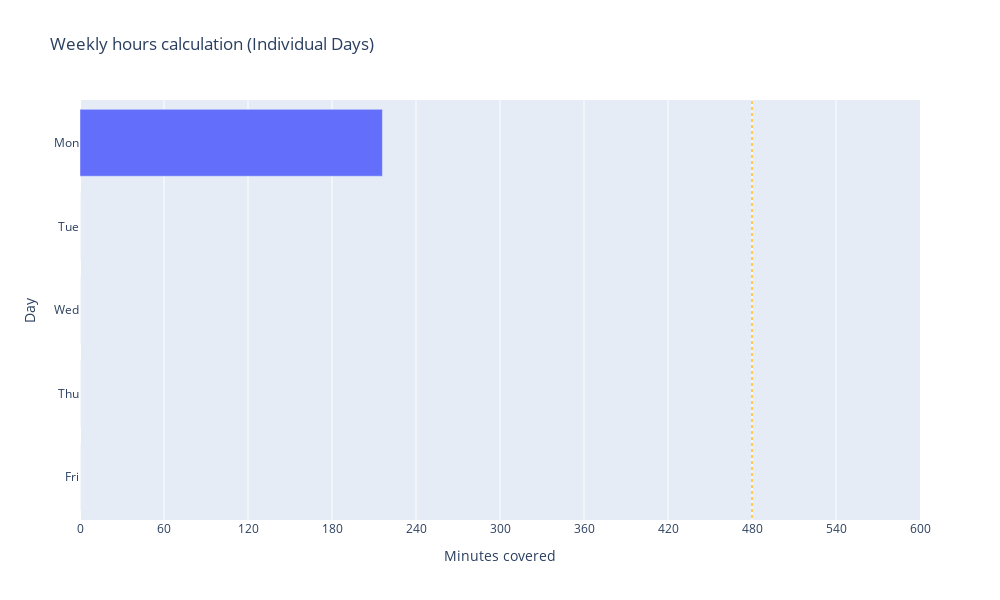

Notebook code cell kept with this figure:
### Code cell
fig = go.Figure(go.Bar(
            x=days_df['minutes_covered'],
            y=days_df['day'],
            orientation='h'))

# Recommended: 480 minutes
fig.add_shape(
        dict(
            type="line",
            x0=MAX_MINUTES_RECOMMENDED,
            x1=MAX_MINUTES_RECOMMENDED,
            y0=-0.5,
            y1=4.5,
            line=dict(
                color="Red",
                width=2,
                dash="dot"
            )
))

# Average time to cover
fig.add_shape(
        dict(
            type="line",
            x0=avg_minutes,
            x1=avg_minutes,
            y0=-0.5,
            y1=4.5,
            line=dict(
                color="#FECB52",
                width=2,
                dash="dot"
            ),
))

fig.update_layout(
    title_text='Weekly hours calculation (Individual Days)',
    xaxis_title='Minutes covered',
    yaxis_title='Day',
    yaxis=dict(autorange="reversed"),
    width=1000,
    height=600,
    xaxis = dict(
      range=[0,600],
        tick0 = 0,
        dtick = 60
    )
)

fig.show()

### Figure 1 — Plotly figure (JSON) as saved in the notebook; plotly's stock layout.template omitted (floating-point values rounded to 4 significant figures)
{"data": [{"orientation": "h", "type": "bar", "x": [216, 0, 0, 0, 0], "y": ["Mon", "Tue", "Wed", "Thu", "Fri"]}], "layout": {"height": 600, "shapes": [{"line": {"color": "Red", "dash": "dot", "width": 2}, "type": "line", "x0": 480, "x1": 480, "y0": -0.5, "y1": 4.5}, {"line": {"color": "#FECB52", "dash": "dot", "width": 2}, "type": "line", "x0": 480, "x1": 480, "y0": -0.5, "y1": 4.5}], "title": {"text": "Weekly hours calculation (Individual Days)"}, "width": 1000, "xaxis": {"dtick": 60, "range": [0, 600], "tick0": 0, "title": {"text": "Minutes covered"}}, "yaxis": {"autorange": "reversed", "title": {"text": "Day"}}}}
